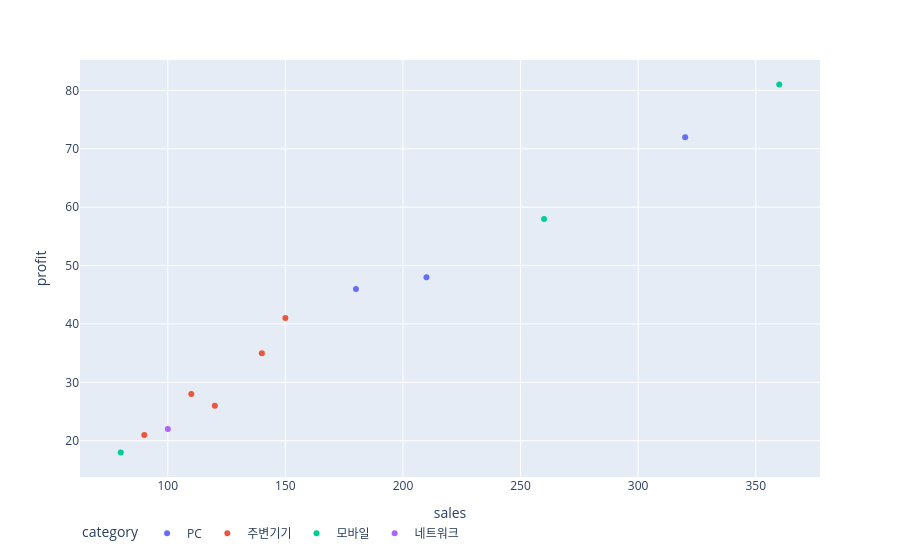

The code cell stored with this chart in its notebook:
### Code cell
fig = px.scatter(
    product_df,
    x='sales',
    y='profit',
    color='category',
    hover_name='product',
)

fig.update_layout(
    legend={
        'orientation': 'h',
    }
)

fig.show()

### Figure 1 — Plotly figure (JSON) as saved in the notebook; plotly's stock layout.template omitted (floating-point values rounded to 4 significant figures)
{"data": [{"hovertemplate": "<b>%{hovertext}</b><br><br>category=PC<br>sales=%{x}<br>profit=%{y}<extra></extra>", "hovertext": ["노트북", "모니터", "SSD"], "legendgroup": "PC", "marker": {"color": "#636efa", "symbol": "circle"}, "mode": "markers", "name": "PC", "orientation": "v", "showlegend": true, "x": [320, 210, 180], "xaxis": "x", "y": [72, 48, 46], "yaxis": "y", "type": "scatter"}, {"hovertemplate": "<b>%{hovertext}</b><br><br>category=주변기기<br>sales=%{x}<br>profit=%{y}<extra></extra>", "hovertext": ["키보드", "마우스", "헤드셋", "웹캠", "스피커"], "legendgroup": "주변기기", "marker": {"color": "#EF553B", "symbol": "circle"}, "mode": "markers", "name": "주변기기", "orientation": "v", "showlegend": true, "x": [150, 110, 140, 90, 120], "xaxis": "x", "y": [41, 28, 35, 21, 26], "yaxis": "y", "type": "scatter"}, {"hovertemplate": "<b>%{hovertext}</b><br><br>category=모바일<br>sales=%{x}<br>profit=%{y}<extra></extra>", "hovertext": ["태블릿", "스마트폰", "충전기"], "legendgroup": "모바일", "marker": {"color": "#00cc96", "symbol": "circle"}, "mode": "markers", "name": "모바일", "orientation": "v", "showlegend": true, "x": [260, 360, 80], "xaxis": "x", "y": [58, 81, 18], "yaxis": "y", "type": "scatter"}, {"hovertemplate": "<b>%{hovertext}</b><br><br>category=네트워크<br>sales=%{x}<br>profit=%{y}<extra></extra>", "hovertext": ["공유기"], "legendgroup": "네트워크", "marker": {"color": "#ab63fa", "symbol": "circle"}, "mode": "markers", "name": "네트워크", "orientation": "v", "showlegend": true, "x": [100], "xaxis": "x", "y": [22], "yaxis": "y", "type": "scatter"}], "layout": {"xaxis": {"anchor": "y", "domain": [0.0, 1.0], "title": {"text": "sales"}}, "yaxis": {"anchor": "x", "domain": [0.0, 1.0], "title": {"text": "profit"}}, "legend": {"title": {"text": "category"}, "tracegroupgap": 0, "orientation": "h"}, "margin": {"t": 60}}}
